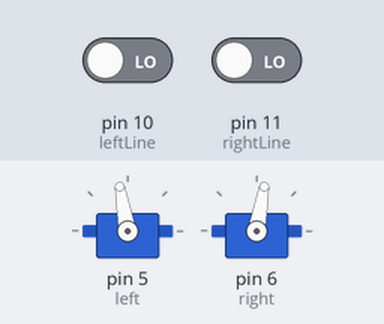
The sketch below on a simulated Arduino Uno, built with avr-gcc and run on an emulated ATmega328P. Parts: 2 × servo. Inputs (shaded band) come from the test bench; at power-on: pin 10 (leftLine) LOW, pin 11 (rightLine) LOW.

Above: at 1.2 s.
1.3 s: pin 10 (leftLine) driven HIGH
At 2.3 s:
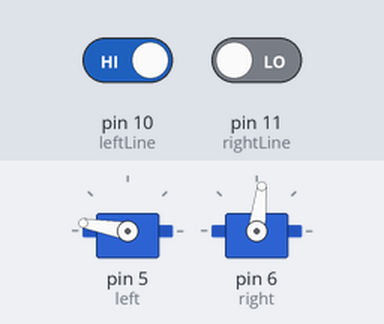
2.8 s: pin 11 (rightLine) driven HIGH
At 3.4 s:
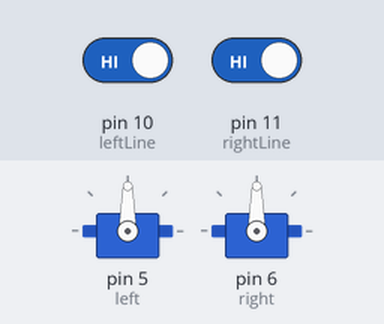
4.3 s: pin 10 (leftLine) driven LOW
At 5.5 s:
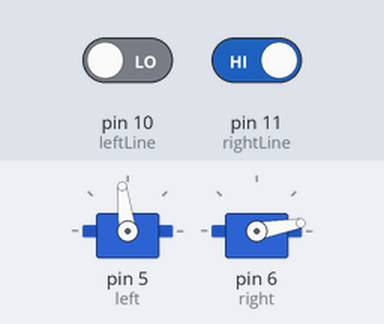
5.8 s: pin 11 (rightLine) driven LOW
At 6.9 s:
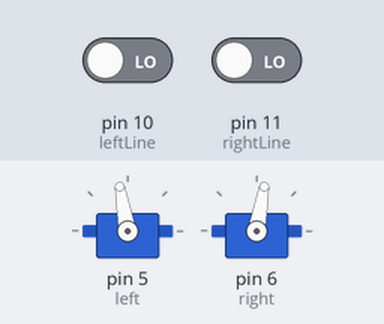
Timing chart, 0 to 8.3 s (numbered marks = the images above; inputs shaded):
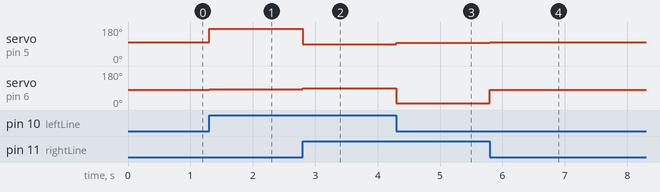

Measured:
- after the input at 1.3 s, servo on pin 5 (left): 100° → 170° at once; servo on pin 6 (right): 80° → 83° at once
- after the input at 2.8 s, servo on pin 5 (left): 170° → 90° at once; servo on pin 6 (right): 83° → 90° at once
- after the input at 4.3 s, servo on pin 5 (left): 90° → 97° at once; servo on pin 6 (right): 90° → 10° at once
- after the input at 5.8 s, servo on pin 5 (left): 97° → 100° at once; servo on pin 6 (right): 10° → 80° at once

The sketch:

linefollow.ino
```cpp
#include <Servo.h>


Servo left;
Servo right;
int roboStop = 0;
int leftLine = 10; //0;     // Pin for left line detector
int rightLine = 11; //1;    // Pin for right line detector
int leftWide = 12; //2;     // Pin for left intersection detector
int rightWide = 13; //3;    // Pin for right intersection detector
//int thresh   = 500;     // Threshold for black line detection
int detectCooldown = 0;
int DETECT_COOLDOWN = 200;

int wallSensorF = 0; //11; // front wall sensor
int wallSensorR = 1; //12; // right wall sensor
int wallSensorL = 2; //13; // left wall sensor
int frontThresh = 500; // threshold value for front wall sensor
int sideThresh = 325; // threshold value for side wall sensor threshold

/*
int lRead;
int rRead;
int lwRead;
int rwRead;
*/

int frontRead; // for wall sensors
int leftRead;
int rightRead;


void setup() {
  Serial.begin(9600);
  /*
  pinMode(wallSensorL, INPUT);
  pinMode(wallSensorR, INPUT);
  pinMode(wallSensorF, INPUT);
  */
  pinMode(leftLine, INPUT);
  pinMode(rightLine, INPUT);
  pinMode(leftWide, INPUT);
  pinMode(rightWide, INPUT);
  left.attach(5);
  right.attach(6);

}

void loop() {
  /*
  lwRead = analogRead(leftWide);
  rwRead = analogRead(rightWide);
  lRead = analogRead(leftLine);
  rRead = analogRead(rightLine);
  */
  /*
  lRead = analogRead(leftLine);
  rRead = analogRead(rightLine);
  */
  if (digitalRead(leftLine) == HIGH && digitalRead(rightLine) == HIGH || roboStop) { // stop
//  if (lRead <= thresh && rRead <= thresh || roboStop) { // stop
    left.write(90);
    right.write(90);
    }
  else if (digitalRead(leftLine) == HIGH) { // left side is out of line
//  else if (lRead < thresh) { // left side is out of line
    left.write(170);
    right.write(83);
  }
  else if (digitalRead(rightLine) == HIGH) { // right side is out of line
//  else if (rRead < thresh) { // right side is out of line
    left.write(97);
    right.write(10);
  }
  else {    // go straight
    left.write(100);
    right.write(80);
  }
}
```
